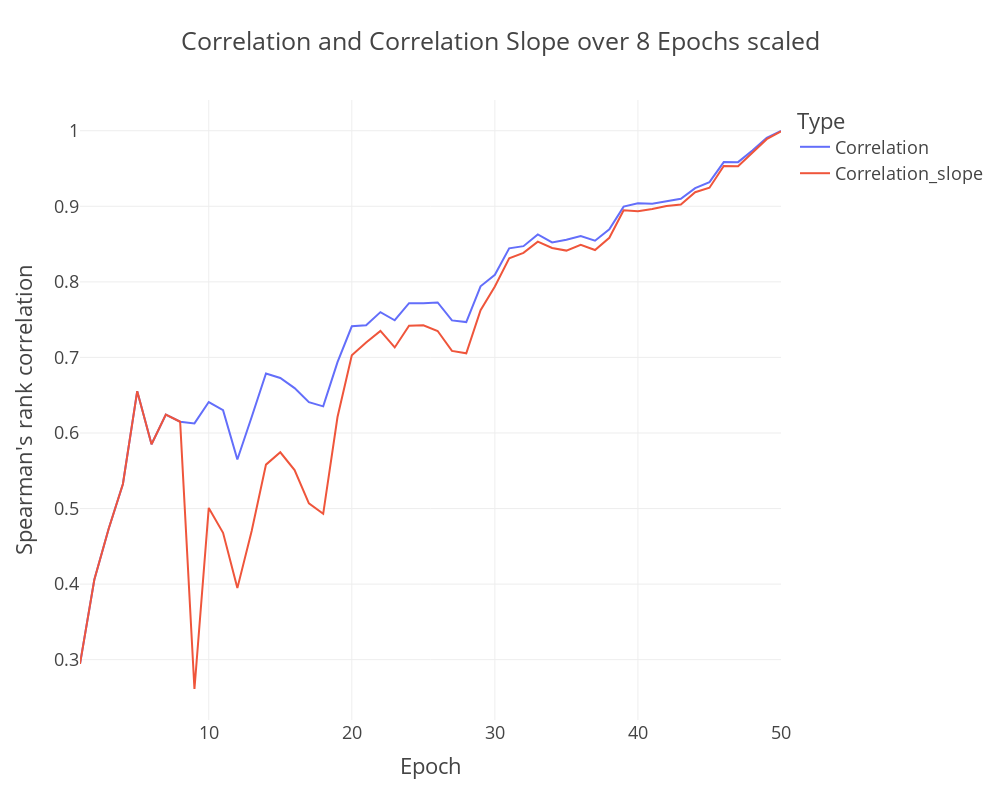

Source (notebook cell):
### Code cell
df = pd.DataFrame(list(corr_epochs["correlation"].items()), columns=['Epoch', 'Correlation'])
df_slope = pd.DataFrame(list(corr_epochs["correlation_slope"].items()), columns=['Epoch', 'Correlation_slope'])
df=pd.merge(df, df_slope, on="Epoch")
# Create the line plot using Plotly
df_melted = df.melt(id_vars='Epoch', value_vars=['Correlation', 'Correlation_slope'], 
                    var_name='Type', value_name='Value')

# Plot the data
fig = px.line(df_melted, x='Epoch', y='Value', color='Type', 
              title='Correlation and Correlation Slope over 8 Epochs scaled')
fig.update_traces(line=dict(width=2)) 
fig.update_layout(width=1000, height=800, template="presentation",
                 yaxis_title="Spearman's rank correlation")
fig

### Figure 1 — Plotly figure (JSON) as saved in the notebook; plotly's stock layout.template omitted (floating-point values rounded to 4 significant figures)
{"data": [{"hovertemplate": "Type=Correlation<br>Epoch=%{x}<br>Value=%{y}<extra></extra>", "legendgroup": "Correlation", "line": {"color": "#636efa", "dash": "solid", "width": 2}, "marker": {"symbol": "circle"}, "mode": "lines", "name": "Correlation", "orientation": "v", "showlegend": true, "type": "scatter", "x": [1, 2, 3, 4, 5, 6, 7, 8, 9, 10, 11, 12, 13, 14, 15, 16, 17, 18, 19, 20, 21, 22, 23, 24, 25, 26, 27, 28, 29, 30, 31, 32, 33, 34, 35, 36, 37, 38, 39, 40, 41, 42, 43, 44, 45, 46, 47, 48, 49, 50], "xaxis": "x", "y": [0.2943, 0.4057, 0.4729, 0.5325, 0.6553, 0.585, 0.6245, 0.6149, 0.6127, 0.641, 0.6302, 0.5649, 0.6212, 0.6788, 0.6728, 0.6594, 0.6408, 0.6352, 0.6938, 0.7413, 0.7425, 0.7599, 0.7492, 0.7718, 0.7718, 0.7728, 0.749, 0.7468, 0.7941, 0.8093, 0.8444, 0.8473, 0.8628, 0.8521, 0.8557, 0.8606, 0.8545, 0.8695, 0.8996, 0.904, 0.9033, 0.9061, 0.9099, 0.924, 0.9319, 0.9585, 0.9585, 0.9739, 0.9905, 0.9997], "yaxis": "y"}, {"hovertemplate": "Type=Correlation_slope<br>Epoch=%{x}<br>Value=%{y}<extra></extra>", "legendgroup": "Correlation_slope", "line": {"color": "#EF553B", "dash": "solid", "width": 2}, "marker": {"symbol": "circle"}, "mode": "lines", "name": "Correlation_slope", "orientation": "v", "showlegend": true, "type": "scatter", "x": [1, 2, 3, 4, 5, 6, 7, 8, 9, 10, 11, 12, 13, 14, 15, 16, 17, 18, 19, 20, 21, 22, 23, 24, 25, 26, 27, 28, 29, 30, 31, 32, 33, 34, 35, 36, 37, 38, 39, 40, 41, 42, 43, 44, 45, 46, 47, 48, 49, 50], "xaxis": "x", "y": [0.2943, 0.4057, 0.4729, 0.5325, 0.6553, 0.585, 0.6245, 0.6149, 0.2612, 0.5008, 0.4679, 0.3947, 0.4704, 0.5581, 0.5745, 0.5509, 0.5068, 0.493, 0.6212, 0.7029, 0.7198, 0.7351, 0.7132, 0.7419, 0.7425, 0.7349, 0.7086, 0.7055, 0.7624, 0.7938, 0.8313, 0.8384, 0.8532, 0.8448, 0.8414, 0.849, 0.8422, 0.8583, 0.8949, 0.8935, 0.8965, 0.9005, 0.9025, 0.9186, 0.9245, 0.9533, 0.9529, 0.9704, 0.9888, 0.9992], "yaxis": "y"}], "layout": {"height": 800, "legend": {"title": {"text": "Type"}, "tracegroupgap": 0}, "title": {"text": "Correlation and Correlation Slope over 8 Epochs scaled"}, "width": 1000, "xaxis": {"anchor": "y", "autorange": true, "domain": [0, 1], "range": [1, 50], "title": {"text": "Epoch"}, "type": "linear"}, "yaxis": {"anchor": "x", "autorange": true, "domain": [0, 1], "range": [0.2202, 1.041], "title": {"text": "Spearman's rank correlation"}, "type": "linear"}}}
